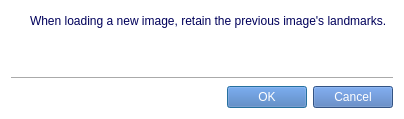
<?xml version="1.0" encoding="UTF-8"?>
<ui version="4.0">
 <class>ProstalignTPSOptions</class>
 <widget class="QDialog" name="ProstalignTPSOptions">
  <property name="geometry">
   <rect>
    <x>0</x>
    <y>0</y>
    <width>360</width>
    <height>119</height>
   </rect>
  </property>
  <property name="sizePolicy">
   <sizepolicy hsizetype="Fixed" vsizetype="Fixed">
    <horstretch>0</horstretch>
    <verstretch>0</verstretch>
   </sizepolicy>
  </property>
  <property name="windowTitle">
   <string>Prostalign Options</string>
  </property>
  <property name="windowOpacity">
   <double>0.950000000000000</double>
  </property>
  <property name="styleSheet">
   <string notr="true">background-color: qlineargradient(spread:pad, x1:0, y1:0, x2:0, y2:1, stop:0 rgba(255, 255, 255, 255), stop:1 rgba(222, 222, 222, 255));
background-color: rgb(255, 255, 255);
</string>
  </property>
  <property name="modal">
   <bool>true</bool>
  </property>
  <layout class="QVBoxLayout" name="verticalLayout">
   <property name="sizeConstraint">
    <enum>QLayout::SetFixedSize</enum>
   </property>
   <item>
    <widget class="QCheckBox" name="m_KeepLandmarksCheckbox">
     <property name="styleSheet">
      <string notr="true">color: rgb(0, 0, 90);
background-color: rgba(0,0,0,0)</string>
     </property>
     <property name="text">
      <string>When loading a new image, retain the previous image's landmarks.</string>
     </property>
    </widget>
   </item>
   <item>
    <spacer name="verticalSpacer">
     <property name="orientation">
      <enum>Qt::Vertical</enum>
     </property>
     <property name="sizeHint" stdset="0">
      <size>
       <width>20</width>
       <height>40</height>
      </size>
     </property>
    </spacer>
   </item>
   <item>
    <widget class="Line" name="line">
     <property name="orientation">
      <enum>Qt::Horizontal</enum>
     </property>
    </widget>
   </item>
   <item>
    <widget class="QDialogButtonBox" name="m_ButtonBox">
     <property name="styleSheet">
      <string notr="true">color: rgb(255,255,255);
background-color: rgba(71, 116, 184,255);</string>
     </property>
     <property name="orientation">
      <enum>Qt::Horizontal</enum>
     </property>
     <property name="standardButtons">
      <set>QDialogButtonBox::Cancel|QDialogButtonBox::Ok</set>
     </property>
    </widget>
   </item>
  </layout>
 </widget>
 <resources/>
 <connections>
  <connection>
   <sender>m_ButtonBox</sender>
   <signal>accepted()</signal>
   <receiver>ProstalignTPSOptions</receiver>
   <slot>accept()</slot>
   <hints>
    <hint type="sourcelabel">
     <x>227</x>
     <y>101</y>
    </hint>
    <hint type="destinationlabel">
     <x>157</x>
     <y>118</y>
    </hint>
   </hints>
  </connection>
  <connection>
   <sender>m_ButtonBox</sender>
   <signal>rejected()</signal>
   <receiver>ProstalignTPSOptions</receiver>
   <slot>reject()</slot>
   <hints>
    <hint type="sourcelabel">
     <x>295</x>
     <y>107</y>
    </hint>
    <hint type="destinationlabel">
     <x>286</x>
     <y>118</y>
    </hint>
   </hints>
  </connection>
 </connections>
</ui>
